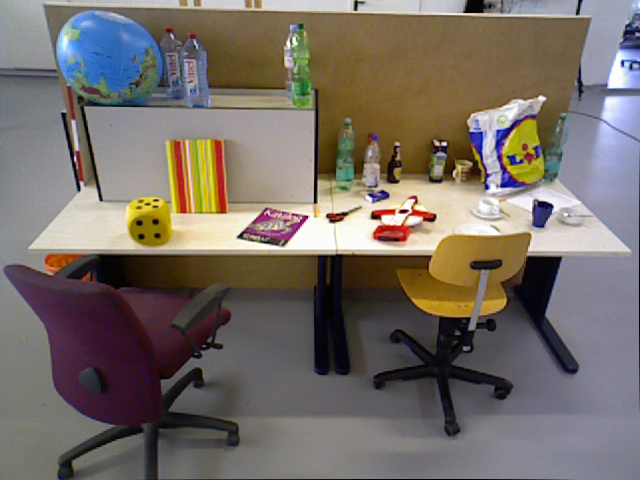
#> input picture Trabalho1/tum_dataset/rgb/1.png, 640 x 480 px
$ python main.py
#> lines starting #> are read from the running program, lines starting #| are printed output that depends on the picture; after the words box and inside, x2 and y2 are one past the last pixel; in counts of white or black regions, pixels touching at a corner belong together
#!/usr/bin/env python3
# shebang line for linux / mac

from copy import deepcopy
from functools import partial
import glob
from random import randint
import numpy as np
import argparse
import open3d as o3d
import cv2
from scipy.optimize import least_squares
from scipy.spatial.transform import Rotation


view = {
    "class_name": "ViewTrajectory",
    "interval": 29,
    "is_loop": False,
    "trajectory":
        [
            {
                "boundingbox_max": [10.0, 34.024543762207031, 11.225864410400391],
                "boundingbox_min": [-39.714397430419922, -16.512752532958984, -1.9472264051437378],
                "field_of_view": 60.0,
                "front": [0.87911045824568079, -0.1143707949631662, 0.46269225567601935],
                "lookat": [-14.857198715209961, 8.7558956146240234, 4.6393190026283264],
                "up": [-0.45122740480118839, 0.11291073802962912, 0.88523725316662361],
                "zoom": 0.53999999999999981
            }
        ],
    "version_major": 1,
    "version_minor": 0
}


def load_and_filter_depth(rgb_path, depth_path, depth_scale=5000.0, depth_trunc=3.0):
    """
    Load RGB and depth images using OpenCV and filter depth values.

    Args:
        rgb_path: Path to RGB image
        depth_path: Path to depth image
        depth_scale: Scale factor for depth values (TUM uses 5000.0)
        depth_trunc: Maximum depth value to consider (in meters)

    Returns:
        rgb_o3d: Open3D RGB image
        depth_o3d: Open3D depth image (filtered)
    """
#> called with rgb_path = '../tum_dataset/rgb/1.png', depth_path = '../tum_dataset/depth/1.png', depth_scale = 5000, depth_trunc = 3
    # Load images with OpenCV
    rgb_cv = cv2.imread(rgb_path)
#> rgb_cv is the input picture: shape (480, 640, 3); mean B, G, R 102.9, 109.6, 118.1
    rgb_cv = cv2.cvtColor(rgb_cv, cv2.COLOR_BGR2RGB)  # Convert BGR to RGB

    depth_cv = cv2.imread(depth_path, cv2.IMREAD_UNCHANGED)  # Load as 16-bit
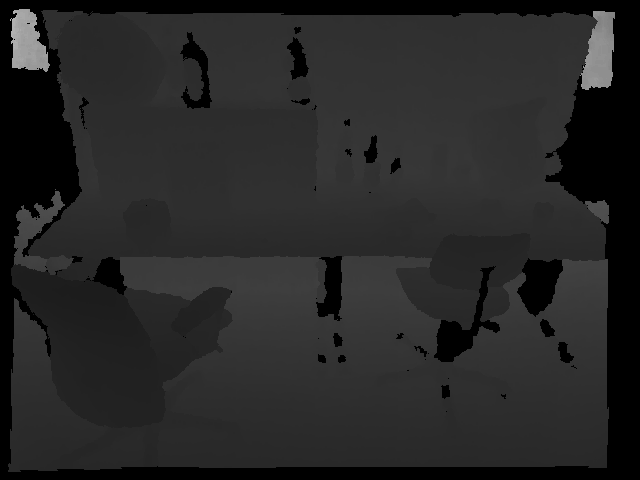
#> input picture Trabalho1/tum_dataset/depth/1.png, 640 x 480 px
#> depth_cv is the input picture: shape (480, 640) uint16; min 0, max 46655, mean 10008.8

    # Filter depth values
    # Remove invalid depth values (0 or too far)
    depth_cv = depth_cv.astype(np.float32) / depth_scale  # Convert to meters
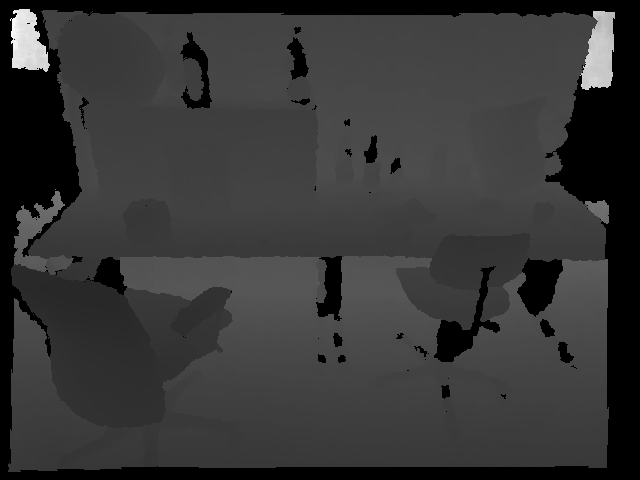
#> depth_cv: shape (480, 640) float32; min 0, max 9.33, mean 2; drawn with min black and max white
    depth_cv[depth_cv > depth_trunc] = 0  # Truncate far values
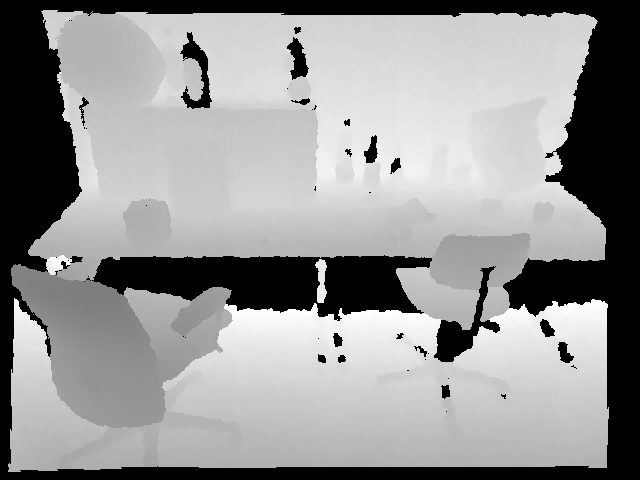
#> depth_cv: shape (480, 640) float32; 6.61% of pixels changed, all inside (x1, y1, x2, y2) = (10, 9, 615, 315); drawn with min black and max white
    depth_cv[depth_cv <= 0] = 0  # Remove invalid values

    # Convert to Open3D images
    rgb_o3d = o3d.geometry.Image(rgb_cv.astype(np.uint8))
    depth_o3d = o3d.geometry.Image((depth_cv * 1000).astype(np.float32))  # Open3D expects mm

    return rgb_o3d, depth_o3d


def create_point_cloud_from_rgbd(rgb_o3d, depth_o3d, intrinsic):
    """
    Create point cloud from RGB-D images.

    Args:
        rgb_o3d: Open3D RGB image
        depth_o3d: Open3D depth image
        intrinsic: Camera intrinsic parameters

    Returns:
        pcd: Open3D point cloud
    """
    # Create RGBD image
    rgbd = o3d.geometry.RGBDImage.create_from_color_and_depth(
        rgb_o3d, depth_o3d,
        depth_scale=1000.0,  # We converted to mm
        depth_trunc=3.0,
        convert_rgb_to_intensity=False
    )

    # Create point cloud
    pcd = o3d.geometry.PointCloud.create_from_rgbd_image(rgbd, intrinsic)

    return pcd


def preprocess_point_cloud(pcd, voxel_size=0.01):
    """
    Preprocess point cloud: downsampling and normal estimation.

    Args:
        pcd: Input point cloud
        voxel_size: Voxel size for downsampling

    Returns:
        pcd_down: Downsampled point cloud with normals
    """
    # Downsampling
    pcd_down = pcd.voxel_down_sample(voxel_size)

    # Normal estimation
    pcd_down.estimate_normals(
        search_param=o3d.geometry.KDTreeSearchParamHybrid(
            radius=voxel_size * 2,
            max_nn=30
        )
    )

    # Orient normals consistently
    pcd_down.orient_normals_consistent_tangent_plane(k=15)

    return pcd_down


# [192 lines left out: functions compute_initial_alignment, transform_params_to_matrix, point_to_plane_residuals, custom_icp, visualize_registration, not called in this run]


def main():
    # Camera intrinsic parameters (PrimeSense default)
    intrinsic = o3d.camera.PinholeCameraIntrinsic(
        o3d.camera.PinholeCameraIntrinsicParameters.PrimeSenseDefault
    )

    # ------------------------------------
    # Load and preprocess first point cloud
    # ------------------------------------
    print("Loading and preprocessing first point cloud...")
    rgb1, depth1 = load_and_filter_depth(
        '../tum_dataset/rgb/1.png',
        '../tum_dataset/depth/1.png'
    )
    pcd1 = create_point_cloud_from_rgbd(rgb1, depth1, intrinsic)
    pcd1_processed = preprocess_point_cloud(pcd1, voxel_size=0.03)
#> (the run stopped early here; a loop or call above may not have finished)
